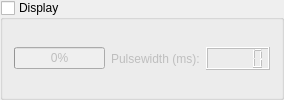
               <widget class="QGroupBox" name="appconfUpdatePpmBox">
                <property name="toolTip">
                 <string>&lt;html&gt;&lt;head/&gt;&lt;body&gt;&lt;p&gt;&lt;span style=&quot; font-weight:600;&quot;&gt;Display&lt;/span&gt; = Activate it to see the actual throttle signal from the remote. &lt;br/&gt;&lt;br/&gt;When you don't touch the remote it should be at 50%. &lt;br/&gt;&lt;br/&gt;When you pull the throttle 100 % then the value should be 100%. &lt;br/&gt;&lt;br/&gt;When you brake 100% then the value should be 0%.&lt;br/&gt;&lt;br/&gt;In the box to the right you can see the pulsewith signals that you need for the minimum, center and maximum Pulsewith settings.&lt;/p&gt;&lt;/body&gt;&lt;/html&gt;</string>
                </property>
                <property name="title">
                 <string>Display</string>
                </property>
                <property name="checkable">
                 <bool>true</bool>
                </property>
                <property name="checked">
                 <bool>false</bool>
                </property>
                <layout class="QGridLayout" name="gridLayout_19">
                 <item row="0" column="0">
                  <widget class="QProgressBar" name="appconfDecodedPpmBar">
                   <property name="minimum">
                    <number>0</number>
                   </property>
                   <property name="maximum">
                    <number>1000</number>
                   </property>
                   <property name="value">
                    <number>0</number>
                   </property>
                   <property name="format">
                    <string>%p%</string>
                   </property>
                  </widget>
                 </item>
                 <item row="0" column="2">
                  <widget class="QLCDNumber" name="appconfPpmPulsewidthNumber"/>
                 </item>
                 <item row="0" column="1">
                  <widget class="QLabel" name="label_80">
                   <property name="text">
                    <string>Pulsewidth (ms):</string>
                   </property>
                  </widget>
                 </item>
                </layout>
               </widget>
